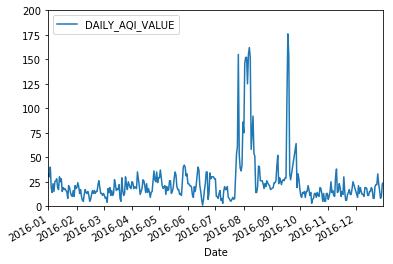
#> input picture marvinData/overlay/site0.png, 393 x 264 px
$ jupyter execute Untitled.ipynb
#> lines starting #> are read from the running program, lines starting #| are printed output that depends on the picture
[cell 1]
from PIL import Image

background = Image.open("site0.png")
#> background is the input picture: PIL image 393x264 RGBA; mean R, G, B, A 234.1, 237.4, 239.6, 166.3
overlay = Image.open("site1.png")
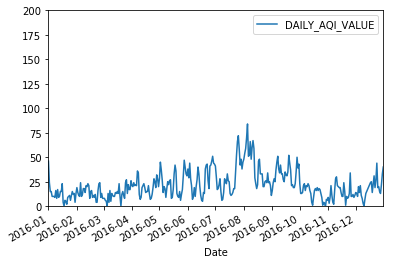
#> input picture marvinData/overlay/site1.png, 393 x 264 px
#> overlay is the input picture: PIL image 393x264 RGBA; mean R, G, B, A 235.4, 238.2, 240.1, 166.3

background = background.convert("RGBA")
overlay = overlay.convert("RGBA")

new_img = Image.blend(background, overlay, 0.5)
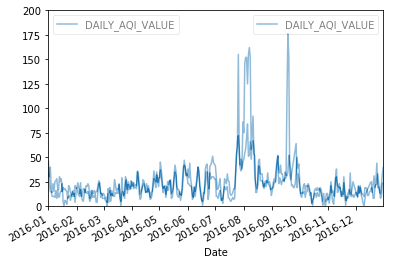
#> new_img: PIL image 393x264 RGBA; mean R, G, B, A 234.7, 237.7, 239.8, 166.3; transparent parts drawn white
new_img.save("new.png","PNG")
